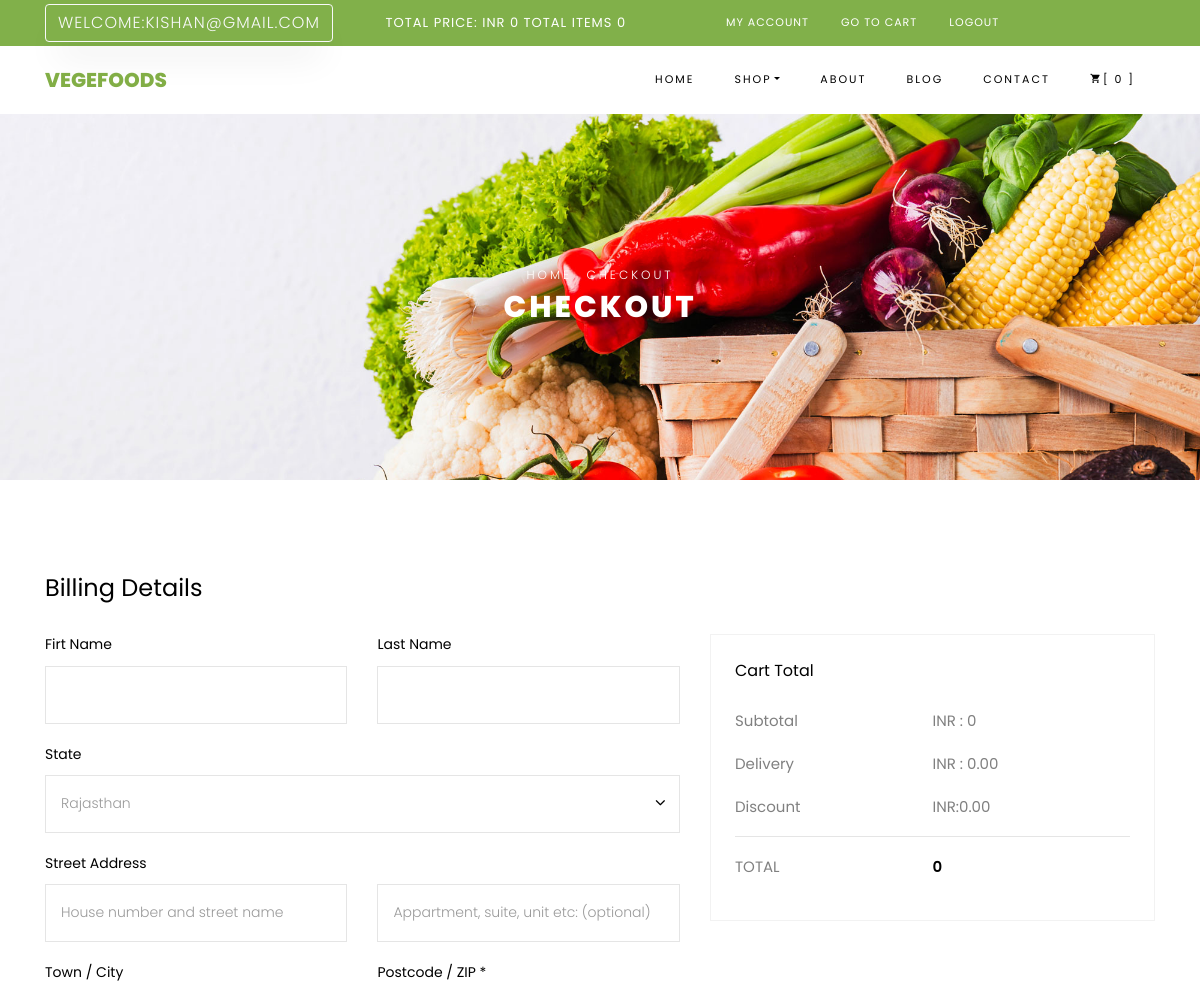
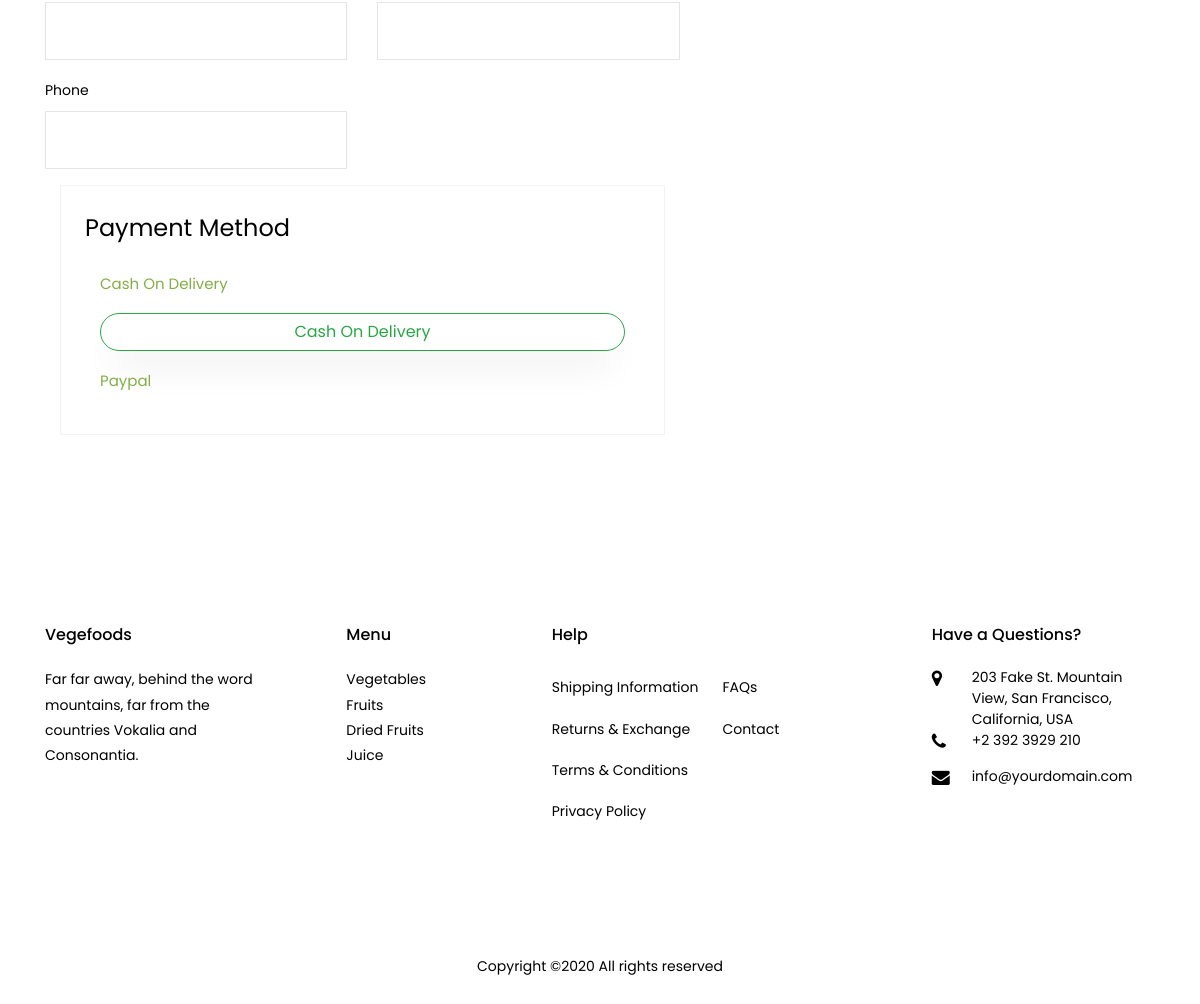
Screenshot of /vegefoods/payment_options.php (signed in) with the database file from the repository (2 pictures, top to bottom).
### tables this page shows
CREATE TABLE `product_categories` (
  `p_cat_id` int(11) NOT NULL,
  `p_cat_title` varchar(20) NOT NULL,
  `p_cat_desc` varchar(50) NOT NULL
);

### vegefoods/payment_options.php (the view, shortened to what this page needs)
<?php
include("dbConnection.php");
$session_email=$_SESSION['customer_email'];
$select_customer="select * from customers where customer_email='$session_email' ";
$run_cust=mysqli_query($conn,$select_customer);
$row_customer=mysqli_fetch_array($run_cust);
$customer_id=$row_customer['customer_id'];
?>
<!DOCTYPE html>
<html lang="en">
  <head>
    <link rel="stylesheet" href="css/open-iconic-bootstrap.min.css">
    <link rel="stylesheet" href="css/animate.css">
    <link rel="stylesheet" href="css/owl.carousel.min.css">
    <link rel="stylesheet" href="css/owl.theme.default.min.css">
    <link rel="stylesheet" href="css/magnific-popup.css">
    <link rel="stylesheet" href="css/aos.css">
    <link rel="stylesheet" href="css/ionicons.min.css">
    <link rel="stylesheet" href="css/bootstrap-datepicker.css">
    <link rel="stylesheet" href="css/jquery.timepicker.css">
    <link rel="stylesheet" href="css/flaticon.css">
    <link rel="stylesheet" href="css/icomoon.css">
    <link rel="stylesheet" href="css/style.css">
  </head>
  <body class="goto-here">
  <?php
include('includes/header.php');
?>
    <div class="hero-wrap hero-bread" style="background-image: url('images/bg_1.jpg');">
      <div class="container">
        <div class="row no-gutters slider-text align-items-center justify-content-center">
          <div class="col-md-9 ftco-animate text-center">
          	<p class="breadcrumbs"><span class="mr-2"><a href="index.html">Home</a></span> <span>Checkout</span></p>
            <h1 class="mb-0 bread">Checkout</h1>
          </div>
        </div>
      </div>
    </div>
    <section class="ftco-section">
      <div class="container">
        <div class="row justify-content-center">
          <div class="col-xl-7 ftco-animate">
						<form action="#" class="billing-form" method="POST">
							<h3 class="mb-4 billing-heading">Billing Details</h3>
	          	<div class="row align-items-end">
	          		<div class="col-md-6">
	                <div class="form-group">
	                	<label for="firstname">Firt Name</label>
	                  <input type="text" class="form-control" placeholder="" name="f_name">
	                </div>
	              </div>
	              <div class="col-md-6">
	                <div class="form-group">
	                	<label for="lastname">Last Name</label>
	                  <input type="text" class="form-control" placeholder="" name="l_name">
	                </div>
                </div>
		            <div class="col-md-12">
		            	<div class="form-group">
		            		<label for="country">State</label>
		            		<div class="select-wrap">
		                  <div class="icon"><span class="ion-ios-arrow-down"></span></div>
		                  <select class="form-control" name="state">
		                  	<option value="rajasthan">Rajasthan</option>
		                  </select>
		                </div>
		            	</div>
		            </div>
		            <div class="col-md-6">
		            	<div class="form-group">
	                	<label for="streetaddress">Street Address</label>
	                  <input type="text" class="form-control" placeholder="House number and street name" name="street">
	                </div>
		            </div>
		            <div class="col-md-6">
		            	<div class="form-group">
	                  <input type="text" class="form-control" placeholder="Appartment, suite, unit etc: (optional)" name="appartment">
	                </div>
		            </div>
		            <div class="col-md-6">
		            	<div class="form-group">
	                	<label for="towncity">Town / City</label>
	                  <input type="text" class="form-control" placeholder="" name="town">
	                </div>
		            </div>
		            <div class="col-md-6">
		            	<div class="form-group">
		            		<label for="postcodezip">Postcode / ZIP *</label>
	                  <input type="text" class="form-control" placeholder="" name="code">
	                </div>
		            </div>
		            <div class="col-md-6">
	                <div class="form-group">
	                	<label for="phone">Phone</label>
	                  <input type="text" class="form-control" placeholder="" name="phone">
	                </div>
	              </div>
	            </div>
				<div class="col-md-12">
	          		<div class="cart-detail p-3 p-md-4">
	          			<h3 class="billing-heading mb-4">Payment Method</h3>
							<div class="form-group">
										<div class="col-md-12">
											<div class="radio">
                                               <a href="order.php?c_id=<?php echo $customer_id ?>">Cash On Delivery</a>
											   <button type="submit" class="btn btn-outline-success mt-3 text-weigth-bold btn-block " name="cod">Cash On Delivery</button>
											</div>
										</div>
									</div>
									<div class="form-group">
										<div class="col-md-12">
											<div class="radio">
                                               <a href="#">Paypal</a>
											</div>
										</div>
									</div>
								</div>
	          	</div>
	          </form>
					</div>
					<div class="col-xl-5">
	          <div class="row mt-5 pt-3">
	          	<div class="col-md-12 d-flex mb-5">
	          		<div class="cart-detail cart-total p-3 p-md-4">
	          			<h3 class="billing-heading mb-4">Cart Total</h3>
	          			<p class="d-flex">
		    						<span>Subtotal</span>
		    						<span>INR : <?php totalPrice(); ?></span>
		    					</p>
		    					<p class="d-flex">
		    						<span>Delivery</span>
		    						<span>INR : 0.00</span>
		    					</p>
		    					<p class="d-flex">
		    						<span>Discount</span>
		    						<span>INR:0.00</span>
		    					</p>
		    					<hr>
		    					<p class="d-flex total-price">
		    						<span>Total</span>
		    						<span><?php totalPrice(); ?></span>
		    					</p>
								</div>
	          	</div>
	          </div>
          </div>
        </div>
      </div>
    </section>
 <?php
 include('includes/footer.php');
 ?>
  </body>
</html>

### vegefoods/includes/footer.php (shortened to what this page needs)
<footer class="ftco-footer ftco-section">
      <div class="container">
        <div class="row mb-5">
          <div class="col-md">
            <div class="ftco-footer-widget mb-4">
              <h2 class="ftco-heading-2">Vegefoods</h2>
              <p>Far far away, behind the word mountains, far from the countries Vokalia and Consonantia.</p>
              <ul class="ftco-footer-social list-unstyled float-md-left float-lft mt-5">
              </ul>
            </div>
          </div>
          <div class="col-md">
            <div class="ftco-footer-widget mb-4 ml-md-5">
              <h2 class="ftco-heading-2">Menu</h2>
              <ul class="list-unstyled">
                <?php
                  include("dbConnection.php");
                   $sql = "select * from product_categories";
                  $run = $conn->query($sql);
                  while($row = $run->fetch_assoc())
                  {
                    $p_cat_id=$row['p_cat_id'];
                    $p_cat_title=$row['p_cat_title'];
                  echo "<li> <a href='shop.php?p_cat=$p_cat_id'>$p_cat_title</a></li>";
                  }
                ?>
              </ul>
            </div>
          </div>
          <div class="col-md-4">
             <div class="ftco-footer-widget mb-4">
              <h2 class="ftco-heading-2">Help</h2>
              <div class="d-flex">
	              <ul class="list-unstyled mr-l-5 pr-l-3 mr-4">
	                <li><a href="#" class="py-2 d-block">Shipping Information</a></li>
	                <li><a href="#" class="py-2 d-block">Returns &amp; Exchange</a></li>
	                <li><a href="#" class="py-2 d-block">Terms &amp; Conditions</a></li>
	                <li><a href="#" class="py-2 d-block">Privacy Policy</a></li>
	              </ul>
	              <ul class="list-unstyled">
	                <li><a href="#" class="py-2 d-block">FAQs</a></li>
	                <li><a href="#" class="py-2 d-block">Contact</a></li>
	              </ul>
	            </div>
            </div>
          </div>
          <div class="col-md">
            <div class="ftco-footer-widget mb-4">
            	<h2 class="ftco-heading-2">Have a Questions?</h2>
            	<div class="block-23 mb-3">
	              <ul>
	                <li><span class="icon icon-map-marker"></span><span class="text">203 Fake St. Mountain View, San Francisco, California, USA</span></li>
	                <li><a href="#"><span class="icon icon-phone"></span><span class="text">+2 392 3929 210</span></a></li>
	                <li><a href="#"><span class="icon icon-envelope"></span><span class="text">info@yourdomain.com</span></a></li>
	              </ul>
	            </div>
            </div>
          </div>
        </div>
        <div class="row">
          <div class="col-md-12 text-center">
            <p>
						  Copyright &copy;<script>document.write(new Date().getFullYear());</script> All rights reserved
						</p>
          </div>
        </div>
      </div>
    </footer>

### vegefoods/css/icomoon.css (style rules this page uses)
[class^="icon-"], [class*=" icon-"] { font-family: 'icomoon' !important; speak: none; font-style: normal; font-weight: normal; font-variant: normal; text-transform: none; line-height: 1; -webkit-font-smoothing: antialiased; -moz-osx-font-smoothing: grayscale; }
.icon-map-marker:before { content: "\f041"; }
.icon-phone:before { content: "\f095"; }
.icon-envelope:before { content: "\f0e0"; }

### rows the page displays
product_categories: p_cat_title "Vegetables"
product_categories: p_cat_title "Fruits"
product_categories: p_cat_title "Dried Fruits"
product_categories: p_cat_title "Juice"

### other values shown
$_SESSION['customer_email'] "KISHAN@GMAIL.COM"
$total "0 0 0"
$count "0 0"
